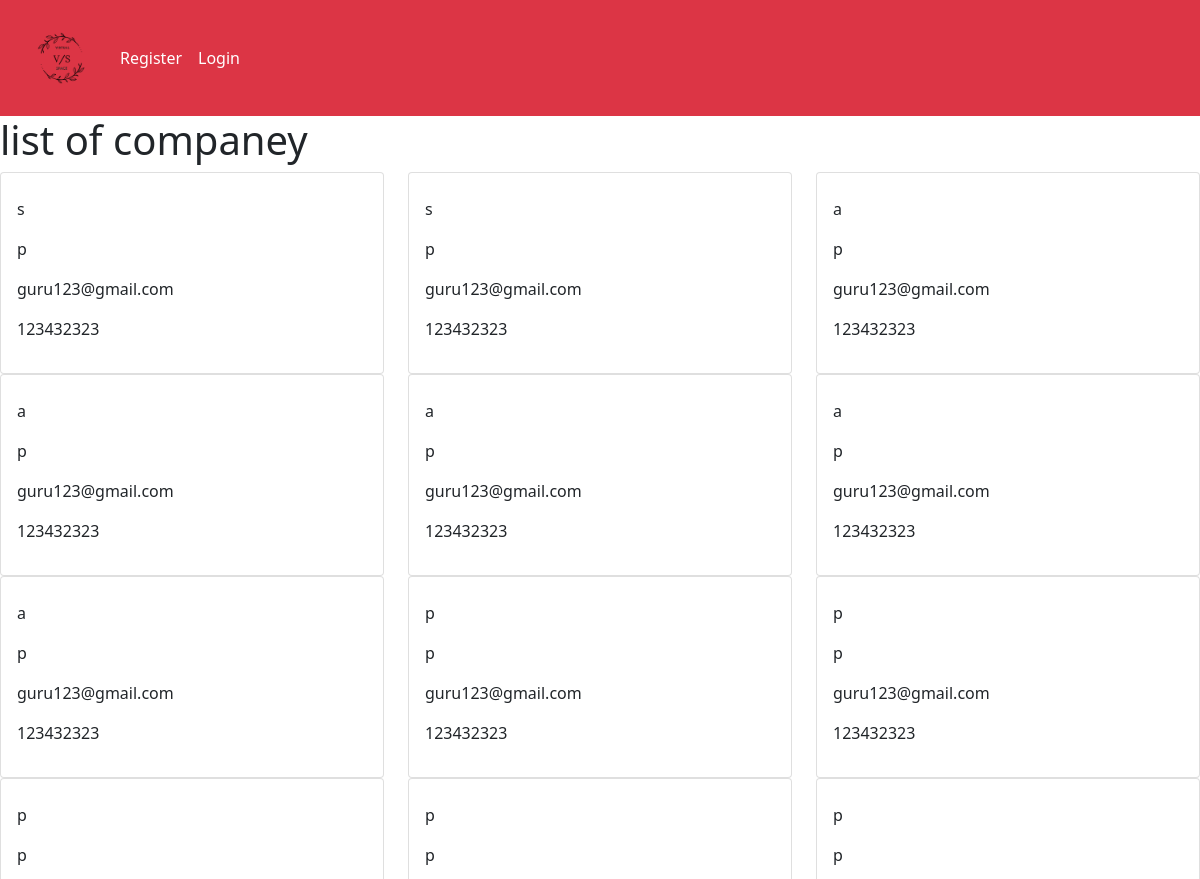
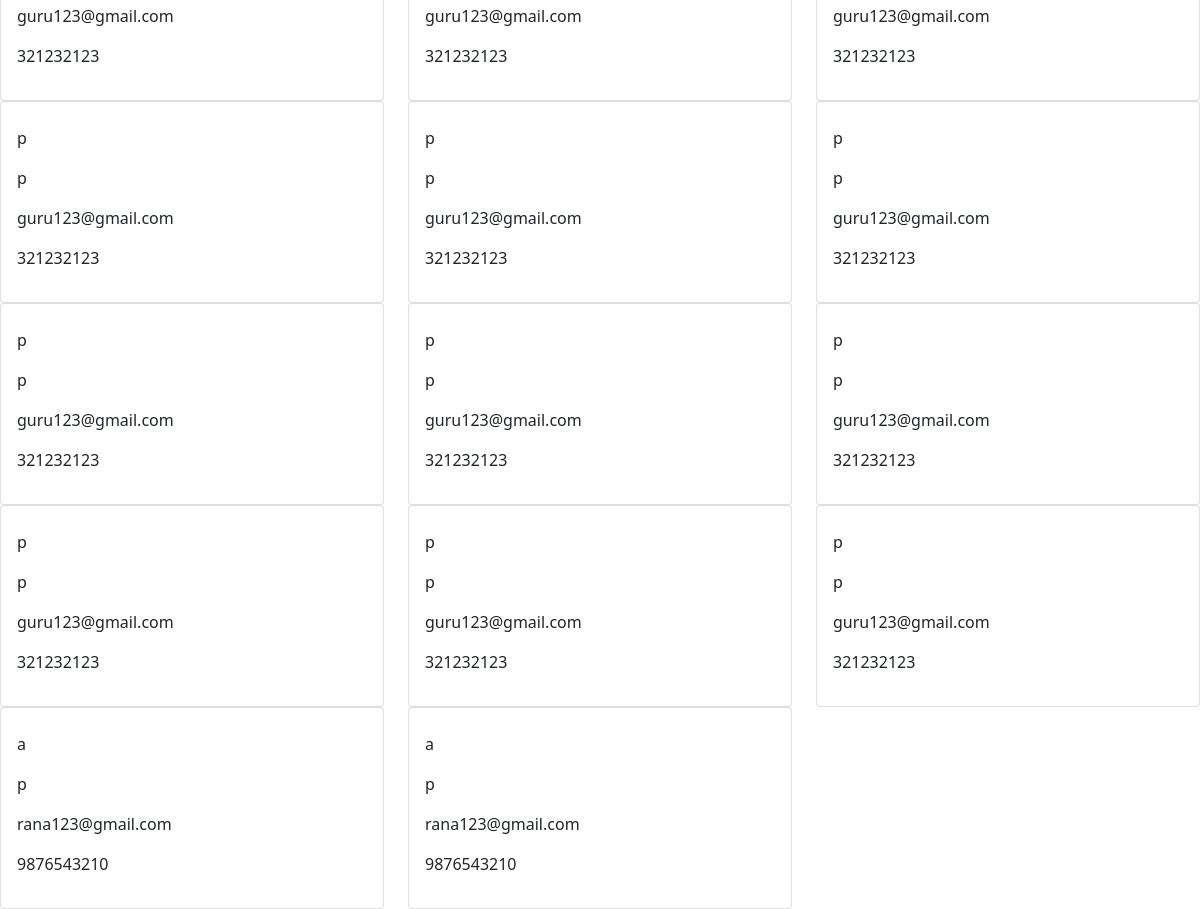
Screenshot of /jabpost/ with the database file from the repository (2 pictures, top to bottom).
### jobpostapp/models.py (models this page shows)
class apply(models.Model):
    first_name = models.CharField(max_length=100)
    last_name = models.CharField(max_length=100)
    email_id = models.EmailField()
    phone_no = models.BigIntegerField()

### myapp1/views.py (the view)
# urls.py: path("jabpost/",views.job_posts,name='jobpost'),
def job_posts(request):
    rana = apply.objects.all()
    print(rana)
    return render(request,"profile/job_post.html",{'rana':rana})

### templates/profile/job_post.html (shortened to what this page needs)
{% extends 'base.html' %}
{% block content %}
<div class="content">
    <div class="jumbotron">
        <h1>list of companey</h1>
        <div class="row">
                {% for i in rana %}
                    <div class="col-md-4">
                        <div class="card card-body">
                            <p>{{ i.first_name }}</p>
                            <p>{{ i.last_name }}</p>
                            <p>{{ i.email_id }}</p>
                            <p>{{ i.phone_no }}</p>
                        </div>
                    </div>
                {% endfor %}
        </div>
    </div>
</div>
{% endblock %}

### templates/base.html (shortened to what this page needs)
<!DOCTYPE html>
{% load static %}
<html lang="en">
<head>
</head>
<link href="https://cdn.jsdelivr.net/npm/bootstrap@5.0.2/dist/css/bootstrap.min.css" rel="stylesheet">
<link href='https://unpkg.com/boxicons@2.1.4/css/boxicons.min.css' rel='stylesheet'>
<link rel="stylesheet" href="https://cdnjs.cloudflare.com/ajax/libs/font-awesome/4.7.0/css/font-awesome.min.css">
<body>
</html><nav class="navbar navbar-expand-lg navbar-dark bg-danger">
    <div class="container-fluid">
      <a href="{% url 'homepro' %}"><img src="{% static 'images/logo.png' %}" alt="" style="height: 100px; width: 100px;"></a>
      <div class="collapse navbar-collapse" id="navbarSupportedContent">
        <ul class="navbar-nav me-auto mb-2 mb-lg-0">
          {% if user.is_authenticated %}
          <li class="nav-item" >
            <a class="nav-link active" aria-current="page" href="{% url 'job' %}" style="margin: 12px;">JobPost</a>
          </li>
          <li class="nav-item">
            <a class="nav-link active" aria-current="page" href="{% url 'blog' %}" style="margin: 12px;">Blog</a>
          </li>
          <li class="nav-item" >
            <a class="nav-link active" aria-current="page" href="{% url 'bookmarks' %}" style="margin: 12px;">BookMarks</a>
          </li>
          <li class="nav-item" >
            <a class="nav-link active" aria-current="page" href="{% url 'liked' %}" style="margin: 12px;">Liked Post</a>
          </li>
          <li class="nav-item">
          <a class="nav-link active" aria-current="page" href="{% url 'user_logout' %}" style="margin: 12px;">Logout</a>
          </li>
          <li class="nav-item" style="margin-left: 400px;">
            <a class="nav-link active" aria-current="page" href="#" style="font-size: 30px;">wellcome  {{request.user.username}}</a>
          </li>
          <li class="nav-item">
            <a href="{% url 'profil' %}"><i class='bx bx-user-circle' style="font-size: 60px;"></i></a>
          </li>
          {% else %}
          <li class="nav-item">
            <a class="nav-link active" aria-current="page" href="{% url 'register' %}">Register</a>
          </li>
          <li class="nav-item">
            <a class="nav-link active" aria-current="page" href="{% url 'user_login' %}">Login</a>
          {% endif %}
      </div>
    </div>
  </nav>
  {% block content %}
  {% endblock %}
</body>

### rows the page displays
apply: first_name "s", last_name "p", email_id "guru123@gmail.com", phone_no "123432323"
apply: first_name "s", last_name "p", email_id "guru123@gmail.com", phone_no "123432323"
apply: first_name "a", last_name "p", email_id "guru123@gmail.com", phone_no "123432323"
apply: first_name "a", last_name "p", email_id "guru123@gmail.com", phone_no "123432323"
apply: first_name "a", last_name "p", email_id "guru123@gmail.com", phone_no "123432323"
apply: first_name "a", last_name "p", email_id "guru123@gmail.com", phone_no "123432323"
apply: first_name "a", last_name "p", email_id "guru123@gmail.com", phone_no "123432323"
apply: first_name "p", last_name "p", email_id "guru123@gmail.com", phone_no "123432323"
apply: first_name "p", last_name "p", email_id "guru123@gmail.com", phone_no "123432323"
apply: first_name "p", last_name "p", email_id "guru123@gmail.com", phone_no "321232123"
apply: first_name "p", last_name "p", email_id "guru123@gmail.com", phone_no "321232123"
apply: first_name "p", last_name "p", email_id "guru123@gmail.com", phone_no "321232123"
apply: first_name "p", last_name "p", email_id "guru123@gmail.com", phone_no "321232123"
apply: first_name "p", last_name "p", email_id "guru123@gmail.com", phone_no "321232123"
apply: first_name "p", last_name "p", email_id "guru123@gmail.com", phone_no "321232123"
apply: first_name "p", last_name "p", email_id "guru123@gmail.com", phone_no "321232123"
apply: first_name "p", last_name "p", email_id "guru123@gmail.com", phone_no "321232123"
apply: first_name "p", last_name "p", email_id "guru123@gmail.com", phone_no "321232123"
apply: first_name "p", last_name "p", email_id "guru123@gmail.com", phone_no "321232123"
apply: first_name "p", last_name "p", email_id "guru123@gmail.com", phone_no "321232123"
apply: first_name "p", last_name "p", email_id "guru123@gmail.com", phone_no "321232123"
apply: first_name "a", last_name "p", email_id "rana123@gmail.com", phone_no "9876543210"
apply: first_name "a", last_name "p", email_id "rana123@gmail.com", phone_no "9876543210"
